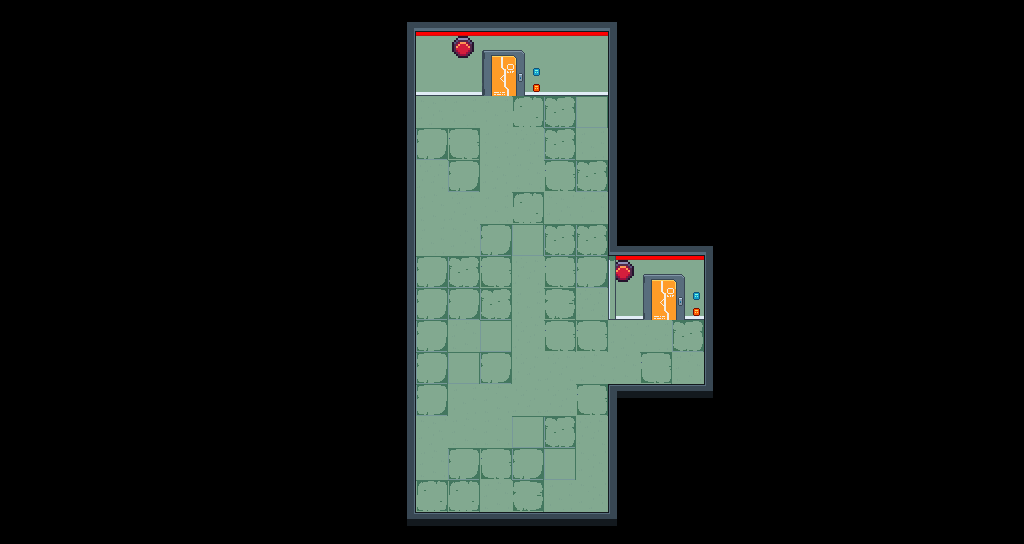

Rendered tile map (Tiled .tmx) drawn with the repository's tilesets; below, a short description and the map source with its tile grids summarised:
An orthogonal 32x17 tile map with 32x32 px tiles, 6 tile layers (suelo, paredes, decoracion, decoracion2, ...), 4 tilesets and 26 objects.

<map version="1.10" tiledversion="1.11.2" orientation="orthogonal" renderorder="right-down" width="32" height="17" tilewidth="32" tileheight="32" infinite="0" nextlayerid="28" nextobjectid="108">
 <tileset firstgid="1" source="../pixel_cyberpunk_interior_free_1.0.1/pixel-cyberpunk-interior.tsx" />
 <tileset firstgid="232" source="../tiles_laboratory_LandOfPixels/tilesStuff.tsx" />
 <tileset firstgid="824" source="../referencias/referencias_2.tsx" />
 <tileset firstgid="1055" source="../Fondo_Hub/pixel-cyberpunk-modified_1.tsx" />
 <layer id="21" name="suelo" width="32" height="17">
  <data>[544 cells, 84 non-empty, 15 distinct tile ids]</data>
 </layer>
 <layer id="22" name="paredes" width="32" height="17">
  <data>[544 cells, 96 non-empty, 12 distinct tile ids]</data>
 </layer>
 <layer id="24" name="decoracion" width="32" height="17">
  <data>[544 cells, 50 non-empty, 16 distinct tile ids]</data>
 </layer>
 <layer id="26" name="decoracion2" width="32" height="17">
  <data>[544 cells, 16 non-empty, 12 distinct tile ids]</data>
 </layer>
 <layer id="25" name="puerta_abierta" width="32" height="17">
  <data>[544 cells, 5 non-empty, 5 distinct tile ids]</data>
 </layer>
 <layer id="23" name="puerta_cerrada" width="32" height="17">
  <data>[544 cells, 5 non-empty, 5 distinct tile ids]</data>
 </layer>
 <objectgroup id="27" name="spawn_enemies">
  <object id="94" x="455.528" y="222.14">
   <point />
  </object>
  <object id="95" x="519.264" y="221.203">
   <point />
  </object>
  <object id="96" x="517.389" y="199.645">
   <point />
  </object>
  <object id="97" x="453.653" y="283.065">
   <point />
  </object>
  <object id="98" x="509.891" y="239.949">
   <point />
  </object>
  <object id="99" x="503.33" y="303.686">
   <point />
  </object>
  <object id="100" x="478.96" y="354.299">
   <point />
  </object>
  <object id="101" x="509.891" y="254.009">
   <point />
  </object>
  <object id="102" x="463.963" y="107.789">
   <point />
  </object>
  <object id="103" x="487.396" y="109.664">
   <point />
  </object>
  <object id="104" x="473.336" y="139.658">
   <point />
  </object>
  <object id="105" x="494.894" y="151.843">
   <point />
  </object>
 </objectgroup>
 <objectgroup id="6" name="spawn_point">
  <object id="1" x="659.831" y="347.134">
   <point />
  </object>
 </objectgroup>
 <objectgroup id="7" name="hitbox_fondo">
  <object id="68" x="408" y="22.6667" width="78.3175" height="74" />
  <object id="73" x="479.334" y="10" width="49.3333" height="43.3333" />
  <object id="76" x="279.667" y="25" width="136.667" height="510.054" />
  <object id="87" x="521.016" y="22" width="100.318" height="71.3333" />
  <object id="88" x="607.29" y="23.2461" width="109.259" height="296.39" />
  <object id="89" x="409.783" y="511.333" width="208.883" height="28" />
  <object id="90" x="608.952" y="385.122" width="103.222" height="141.14" />
  <object id="106" x="704.681" y="250.47" width="119.628" height="223.056" />
 </objectgroup>
 <objectgroup id="8" name="puerta">
  <object id="84" x="502.667" y="76.6667">
   <point />
  </object>
 </objectgroup>
 <objectgroup id="10" name="spawn_cofre">
  <object id="35" x="447.666" y="129">
   <point />
  </object>
  <object id="44" x="542.653" y="131.542">
   <point />
  </object>
  <object id="92" x="544.132" y="194.542">
   <point />
  </object>
  <object id="93" x="448" y="191.333">
   <point />
  </object>
 </objectgroup>
</map>
